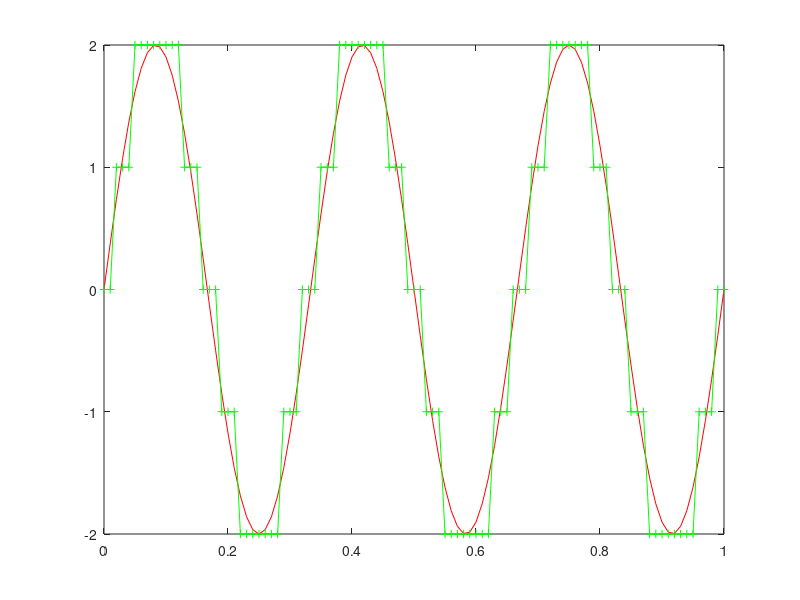

Reproduce this figure in MATLAB.
%Nikunj Purohit
%PCM
close all;
clc;

A=2;
f=3;
t=0:0.01:1;

X= A*sin(2*pi*f*t);
%plot(t,X);
%subplot(4,2,1);
%title("signal");

Level_shift= X + A;
%plot(t,Level_shift);
%subplot(4,2,2);
%title("Level Shifting")

quant=round(Level_shift);
%plot(t,quant);
%subplot(4,2,3);
%title("Level Shifting")

enc=de2bi(quant);
dec=bi2de(enc);
Level_dshift = dec - A;
plot(t,X,"r-",t,Level_dshift,"g+-");
